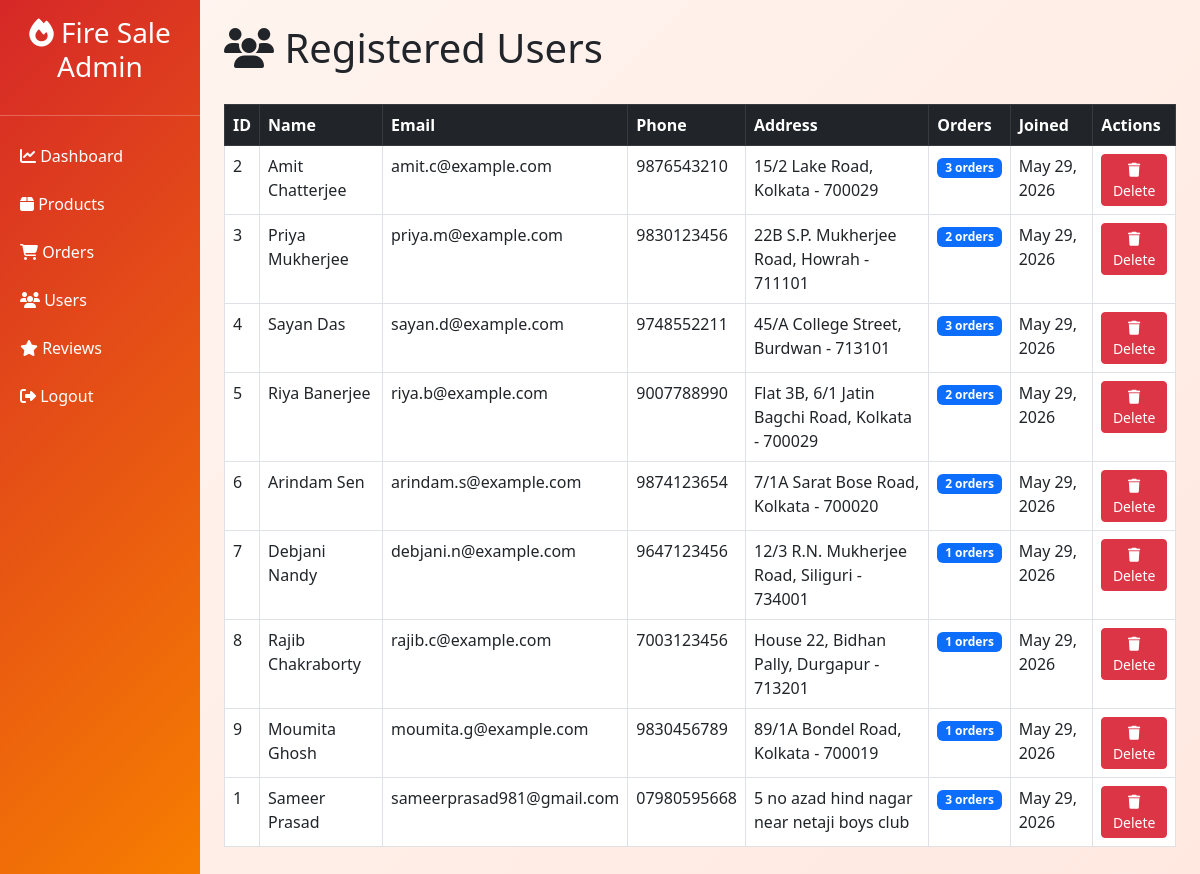
The app's page /admin/users.php (signed in) with its own data.
### tables this page shows
CREATE TABLE `customers` (
  `customer_id` int(11) NOT NULL,
  `name` varchar(100) NOT NULL,
  `email` varchar(100) NOT NULL,
  `password` varchar(255) NOT NULL,
  `address` text DEFAULT NULL,
  `phone` varchar(20) DEFAULT NULL,
  `created_at` timestamp NOT NULL DEFAULT current_timestamp()
);

### admin/users.php (the view, shortened to what this page needs)
<?php
include '../includes/config.php';
$query = "SELECT c.*, COUNT(o.order_id) as order_count
          FROM customers c
          LEFT JOIN orders o ON c.customer_id = o.customer_id
          GROUP BY c.customer_id
          ORDER BY c.created_at DESC";
$customers = mysqli_query($conn, $query);
?>
<!DOCTYPE html>
<html lang="en">
<head>
    <link href="https://cdn.jsdelivr.net/npm/bootstrap@5.3.0/dist/css/bootstrap.min.css" rel="stylesheet">
    <link rel="stylesheet" href="https://cdnjs.cloudflare.com/ajax/libs/font-awesome/6.4.0/css/all.min.css">
</head>
<body>
    <div class="container-fluid">
        <div class="row">
            <div class="col-md-2 sidebar p-0">
                <h3 class="text-white text-center p-3"><i class="fas fa-fire"></i> Fire Sale Admin</h3>
                <hr class="text-white">
                <a href="dashboard.php"><i class="fas fa-chart-line"></i> Dashboard</a>
                <a href="products.php"><i class="fas fa-box"></i> Products</a>
                <a href="orders.php"><i class="fas fa-shopping-cart"></i> Orders</a>
                <a href="users.php"><i class="fas fa-users"></i> Users</a>
                <a href="reviews.php"><i class="fas fa-star"></i> Reviews</a>
                <a href="logout.php"><i class="fas fa-sign-out-alt"></i> Logout</a>
            </div>
            <div class="col-md-10 p-4">
                <div class="d-flex justify-content-between align-items-center mb-4">
                    <h1><i class="fas fa-users"></i> Registered Users</h1>
                </div>
                <div class="table-responsive">
                    <table class="table table-bordered table-hover">
                        <thead class="table-dark">
                            <tr>
                                <th>ID</th>
                                <th>Name</th>
                                <th>Email</th>
                                <th>Phone</th>
                                <th>Address</th>
                                <th>Orders</th>
                                <th>Joined</th>
                                <th>Actions</th>
                            </tr>
                        </thead>
                        <tbody>
                            <?php while ($user = mysqli_fetch_assoc($customers)): ?>
                            <tr>
                                <td><?php echo $user['customer_id']; ?></td>
                                <td><?php echo htmlspecialchars($user['name']); ?></td>
                                <td><?php echo htmlspecialchars($user['email']); ?></td>
                                <td><?php echo htmlspecialchars($user['phone'] ?: '—'); ?></td>
                                <td><?php echo htmlspecialchars(substr($user['address'], 0, 50) ?: '—'); ?></td>
                                <td>
                                    <span class="badge bg-primary"><?php echo $user['order_count']; ?> orders</span>
                                 </td>
                                <td><?php echo date('M d, Y', strtotime($user['created_at'])); ?></td>
                                <td>
                                    <a href="users.php?delete=<?php echo $user['customer_id']; ?>"
                                       class="btn btn-danger btn-sm"
                                       onclick="return confirm('Delete user <?php echo addslashes($user['name']); ?>? This will also delete their orders and reviews.')">
                                        <i class="fas fa-trash"></i> Delete
                                    </a>
                                 </td>
                            </tr>
                            <?php endwhile; ?>
                        </tbody>
                     </table>
                </div>
            </div>
        </div>
    </div>
</body>
</html>

### admin/users.php (style rules this page uses)
body { background: linear-gradient(135deg, #fff5f0 0%, #ffe8e0 100%); }
.sidebar { background: linear-gradient(135deg, #d62828, #f77f00); min-height: 100vh; }
.sidebar a { color: white; text-decoration: none; padding: 12px 20px; display: block; transition: 0.3s; }

### records on screen
customers: customer_id "2", name "Amit Chatterjee", email "amit.c@example.com", phone "9876543210", address "15/2 Lake Road, Kolkata - 700029", order_count "3", created_at "May 29, 2026"
customers: customer_id "3", name "Priya Mukherjee", email "priya.m@example.com", phone "9830123456", address "22B S.P. Mukherjee Road, Howrah - 711101", order_count "2", created_at "May 29, 2026"
customers: customer_id "4", name "Sayan Das", email "sayan.d@example.com", phone "9748552211", address "45/A College Street, Burdwan - 713101", order_count "3", created_at "May 29, 2026"
customers: customer_id "5", name "Riya Banerjee", email "riya.b@example.com", phone "9007788990", address "Flat 3B, 6/1 Jatin Bagchi Road, Kolkata - 700029", order_count "2", created_at "May 29, 2026"
customers: customer_id "6", name "Arindam Sen", email "arindam.s@example.com", phone "9874123654", address "7/1A Sarat Bose Road, Kolkata - 700020", order_count "2", created_at "May 29, 2026"
customers: customer_id "7", name "Debjani Nandy", email "debjani.n@example.com", phone "9647123456", address "12/3 R.N. Mukherjee Road, Siliguri - 734001", order_count "1", created_at "May 29, 2026"
customers: customer_id "8", name "Rajib Chakraborty", email "rajib.c@example.com", phone "7003123456", address "House 22, Bidhan Pally, Durgapur - 713201", order_count "1", created_at "May 29, 2026"
customers: customer_id "9", name "Moumita Ghosh", email "moumita.g@example.com", phone "9830456789", address "89/1A Bondel Road, Kolkata - 700019", order_count "1", created_at "May 29, 2026"
customers: customer_id "1", name "Sameer Prasad", email "sameerprasad981@gmail.com", phone "07980595668", address "5 no azad hind nagar near netaji boys club", order_count "3", created_at "May 29, 2026"
